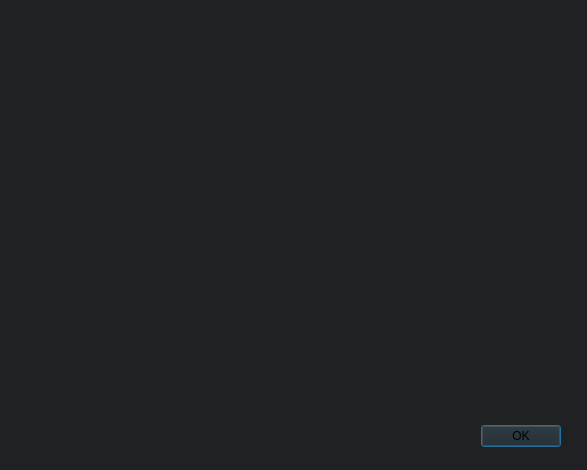
<?xml version="1.0" encoding="UTF-8"?>
<ui version="4.0">
 <class>Dialog</class>
 <widget class="QDialog" name="Dialog">
  <property name="geometry">
   <rect>
    <x>0</x>
    <y>0</y>
    <width>587</width>
    <height>470</height>
   </rect>
  </property>
  <property name="windowTitle">
   <string>Dialog</string>
  </property>
  <property name="styleSheet">
   <string notr="true">background-color: rgb(31, 33, 34);</string>
  </property>
  <widget class="QDialogButtonBox" name="buttonBox">
   <property name="geometry">
    <rect>
     <x>30</x>
     <y>420</y>
     <width>531</width>
     <height>32</height>
    </rect>
   </property>
   <property name="orientation">
    <enum>Qt::Horizontal</enum>
   </property>
   <property name="standardButtons">
    <set>QDialogButtonBox::Ok</set>
   </property>
  </widget>
 </widget>
 <resources/>
 <connections>
  <connection>
   <sender>buttonBox</sender>
   <signal>rejected()</signal>
   <receiver>Dialog</receiver>
   <slot>reject()</slot>
   <hints>
    <hint type="sourcelabel">
     <x>316</x>
     <y>260</y>
    </hint>
    <hint type="destinationlabel">
     <x>286</x>
     <y>274</y>
    </hint>
   </hints>
  </connection>
  <connection>
   <sender>buttonBox</sender>
   <signal>accepted()</signal>
   <receiver>Dialog</receiver>
   <slot>accept()</slot>
   <hints>
    <hint type="sourcelabel">
     <x>248</x>
     <y>254</y>
    </hint>
    <hint type="destinationlabel">
     <x>157</x>
     <y>274</y>
    </hint>
   </hints>
  </connection>
 </connections>
</ui>
